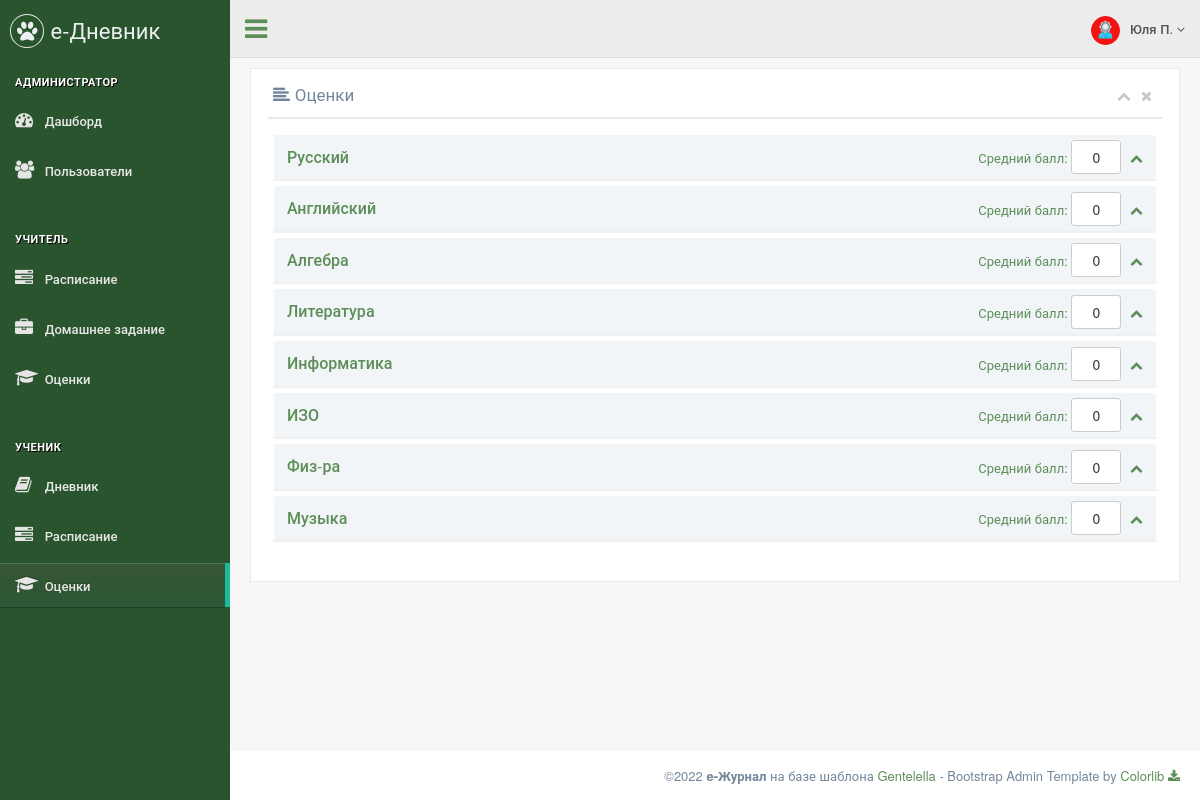
Screenshot of /student/grade (signed in) with the database file from the repository.
### data/menu.py (models this page shows)
class Menu(ORMBase):
    __tablename__ = 'menu'
    id = Column(Integer, primary_key=True, autoincrement=True, unique=True)
    name = Column(String, nullable=True)
    section = Column(String, nullable=True)
    title = Column(String, nullable=True)
    icon = Column(String, nullable=True)
    ref = Column(String, nullable=True)
    roles = Column(String, nullable=True)
    order = Column(Integer, nullable=True)

### data/users.py (models this page shows)
class Users(ORMBase, UserMixin):
    __tablename__ = 'users'
    __json_exclude__ = set(["password"])
    id = Column(Integer, primary_key=True, autoincrement=True, unique=True)
    name = Column(String, nullable=True)
    surname = Column(String, nullable=True)
    otchestvo = Column(String, nullable=True)
    login = Column(String, nullable=True)
    password = Column(String, nullable=True)
    role = Column(String, nullable=True)
    class_id = Column(Integer, ForeignKey('classes.cl_id'), nullable=True)
    active = Column(Integer, nullable=True)

### main.py (the view)
@app.route('/student/grade')
def student_grade():
    lst_subj = ['Русский', 'Английский', 'Алгебра', 'Литература', 'Информатика', 'ИЗО', 'Физ-ра', 'Музыка']
    grades = dict()
    grd_sum = dict()
    for subj in lst_subj:
        grades[subj] = session.query(Grade).filter(Grade.user_id == current_user.id, Grade.subject == subj).all()
        grades_list = [] if len(grades[subj]) == 0 else [x.grade for x in grades.get(subj)]
        grd_sum[subj] = round(0 if len(grades_list) == 0 else sum(grades_list) / len(grades_list), 2)
    return render_page(['admin', 'student'], '/student/grade', 'student_grade.html', grades=grades, grd_sum=grd_sum)

### main.py (called while the page is built)
@login_manager.user_loader
def load_user(user_id):
    return session.query(Users).get(user_id)

def get_menu(role):
    items = session.query(Menu).filter(Menu.roles.ilike(f'%{role}%')).all()
    menu = dict()
    section = ""
    for item in items:
        if item.section:
            arr = menu.get(section)
            arr.append(item)
            menu[section] = arr
        else:
            section = item.title
            menu[section] = []
    return menu

def render_page(roles, ref, template, **context):
    if not login_fresh():
        return render_403()
    else:
        if current_user.role in roles:
            menu = get_menu(current_user.role)
            if not context:
                context = dict()
            context["menu"] = menu
            context["ref"] = ref
            context["role"] = current_user.role
            context["username"] = f"{current_user.name} {current_user.surname[0]}."
            return render_template(template, **context)
        else:
            return render_403()

### templates/student_grade.html (shortened to what this page needs)
{% extends "page_base.html" %}
{% block content %}
<div class="">
    <div class="page-title">
        <div class="row">
            <div class="col-md-12 col-sm-12 col-xs-12">
                <div class="x_panel">
                    <div class="x_title">
                        <h2><i class="fa fa-align-left"></i> Оценки</h2>
                        <ul class="nav navbar-right panel_toolbox">
                          <li><a class="collapse-link"><i class="fa fa-chevron-up"></i></a></li>
                          <li><a class="close-link"><i class="fa fa-close"></i></a></li>
                        </ul>
                        <div class="clearfix"></div>
                    </div>
                    <div class="x_content">
                        <div class="accordion" id="accordion" role="tablist" aria-multiselectable="true">
                            {% for subj in grades.keys() %}
                            <div class="panel">
                                <a class="panel-heading collapsed" role="tab" id="headingOne" data-toggle="collapse" data-parent="#accordion" href="#collapse-{{ subj }}" aria-expanded="true" aria-controls="collapse-{{ subj }}">
                                    <h4 class="panel-title">{{ subj }}</h4>
                                    <span class="navbar-right">Средний балл: <button type="button" class="btn btn-default me-md-2">{{grd_sum[subj]}}</button> <i class="fa fa-chevron-up"></i></span>
                                </a>
                            </div>
                            {% endfor %}
                        </div>
                    </div>
                </div>
            </div>
        </div>
    </div>
</div>
{% endblock %}

### templates/page_base.html (shortened to what this page needs)
<!DOCTYPE html>
<html lang="en">
  <head>
    <link href="/static/vendors/bootstrap/css/bootstrap.min.css" rel="stylesheet">
    <link href="/static/vendors/font-awesome/css/font-awesome.min.css" rel="stylesheet">
    <link href="/static/vendors/nprogress/nprogress.css" rel="stylesheet">
    <link href="/static/vendors/animate.css/animate.min.css" rel="stylesheet">
    <link href="/static/vendors/datatables.net-bs/css/dataTables.bootstrap.min.css" rel="stylesheet">
    <link href="/static/vendors/datatables.net-buttons-bs/css/buttons.bootstrap.min.css" rel="stylesheet">
    <link href="/static/vendors/datatables.net-fixedheader-bs/css/fixedHeader.bootstrap.min.css" rel="stylesheet">
    <link href="/static/vendors/datatables.net-responsive-bs/css/responsive.bootstrap.min.css" rel="stylesheet">
    <link href="/static/vendors/datatables.net-scroller-bs/css/scroller.bootstrap.min.css" rel="stylesheet">
    <link href="/static/vendors/switchery/switchery.css" rel="stylesheet">
    <link href="/static/vendors/bootstrap-datetimepicker/css/bootstrap-datetimepicker.css" rel="stylesheet">
    <link href="/static/css/custom.css" rel="stylesheet">
  </head>
  <body class="nav-md">
    <div class="container body">
      <div class="main_container">
        <div class="col-md-3 left_col">
          <div class="left_col scroll-view">
            <div class="navbar nav_title" style="border: 0;">
              <a href="index.html" class="site_title"><i class="fa fa-paw"></i> <span>е-Дневник</span></a>
            </div>
            <br />
            <div id="sidebar-menu" class="main_menu_side hidden-print main_menu">
              {% for section in menu.keys() %}
                <div class="menu_section">
                  <h3>{{ section }}</h3>
                  <ul class="nav side-menu">
                    {% for item in menu.get(section) %}
                      {% if item.ref == ref %}
                        <li class="active"><a href="{{ item.ref }}"><i class="{{ item.icon }}"></i> {{ item.title }}</a></li>
                      {% else %}
                        <li><a href="{{ item.ref }}"><i class="{{ item.icon }}"></i> {{ item.title }}</a></li>
                      {% endif %}
                    {% endfor %}
                  </ul>
                </div>
              {% endfor %}
            </div>
          </div>
        </div>
        <div class="top_nav">
          <div class="nav_menu">
            <nav>
              <div class="nav toggle">
                <a id="menu_toggle"><i class="fa fa-bars"></i></a>
              </div>
              <ul class="nav navbar-nav navbar-right">
                <li class="">
                  <a href="javascript:;" class="user-profile dropdown-toggle" data-toggle="dropdown" aria-expanded="false">
                    <img src="/static/images/{{ role }}.png" alt="">{{ username }}
                    <span class=" fa fa-angle-down"></span>
                  </a>
                </li>
              </ul>
            </nav>
          </div>
        </div>
        <div id="page-content" class="right_col" role="main">
          {% block content %}{% endblock %}
        </div>
        <footer>
          <div class="pull-right">
            ©2022 <b>e-Журнал</b> на базе шаблона <a href="https://colorlib.com/polygon/gentelella/index.html">Gentelella</a> - Bootstrap Admin Template by <a href="https://github.com/ColorlibHQ/gentelella">Colorlib <i class="fa fa-download"></i></a>
          </div>
          <div class="clearfix"></div>
        </footer>
      </div>
    </div>
  </body>
</html>

### rows the page displays
Menu: title "АДМИНИСТРАТОР"
Menu: title "Дашборд"
Menu: title "Пользователи"
Menu: title "УЧИТЕЛЬ"
Menu: title "Расписание"
Menu: title "Домашнее задание"
Menu: title "Оценки"
Menu: title "УЧЕНИК"
Menu: title "Дневник"
Menu: title "Расписание"
Menu: title "Оценки"
Users: role (picture)

### other values shown
{{ username }} "Юля П."
{{ subj }} "Русский" "Английский" "Алгебра" "Литература" "Информатика" "ИЗО" "Физ-ра" "Музыка"
{{ grd_sum[subj] }} "0" "0" "0" "0" "0" "0" "0" "0"
